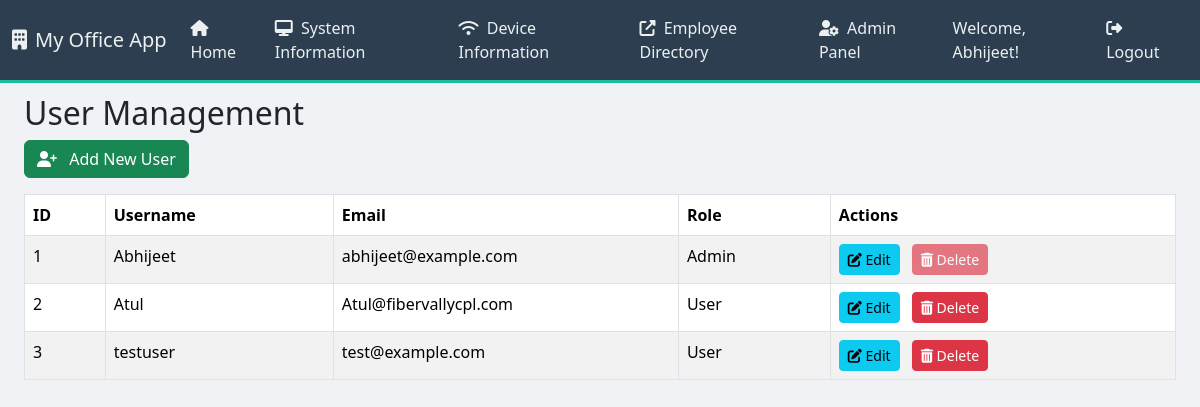
/admin/users (signed in), run on an earlier commit of the app's database.
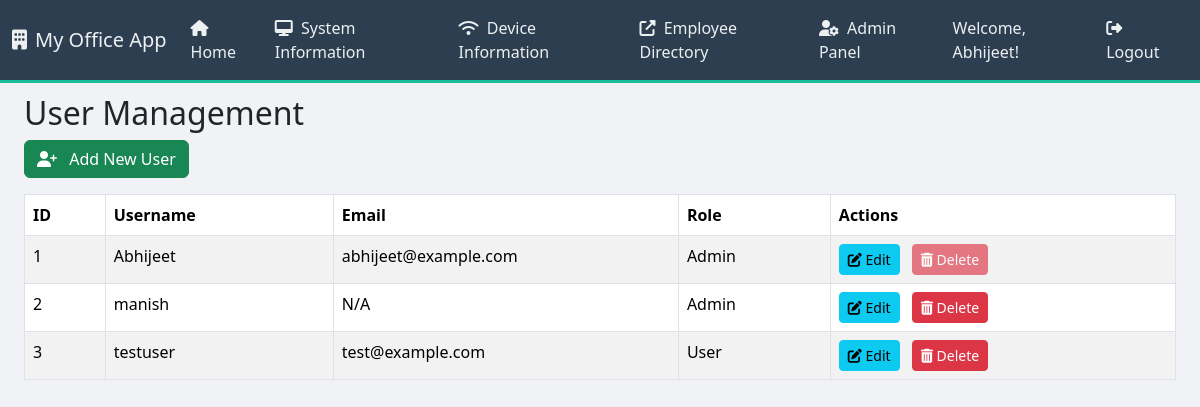
And on a later commit of the database.
### app.py (models this page shows, shortened)
class User(UserMixin, db.Model):
    id = db.Column(db.Integer, primary_key=True)
    username = db.Column(db.String(80), unique=True, nullable=False)
    email = db.Column(db.String(120), unique=True, nullable=True) # Added email for future password reset
    password_hash = db.Column(db.String(128))
    role = db.Column(db.String(80), default='user') # 'user' or 'admin'

### app.py (the view)
@app.route('/admin/users')
@login_required
@admin_required
def admin_users():
    users = User.query.all()
    return render_template('admin_users.html', users=users)

### app.py (called while the page is built)
@app.context_processor
def inject_datetime():
    return {'datetime': datetime}

@login_manager.user_loader
def load_user(user_id):
    return User.query.get(int(user_id))

def admin_required(f):
    @wraps(f)
    def decorated_function(*args, **kwargs):
        if not current_user.is_authenticated or current_user.role != 'admin':
            flash('You do not have administrative access to view this page.', 'danger')
            return redirect(url_for('index')) # Redirect to home if not admin
        return f(*args, **kwargs)
    return decorated_function

### templates/admin_users.html (shortened to what this page needs)
{% extends "base.html" %}
{% block content %}
    <div class="container-fluid mt-4">
        <h2>User Management</h2>
        <a href="{{ url_for('add_user') }}" class="btn btn-success mb-3"><i class="fas fa-user-plus me-2"></i> Add New User</a>
        {% if users %}
            <div class="table-responsive">
                <table class="table table-striped table-hover table-bordered">
                    <thead>
                        <tr>
                            <th>ID</th>
                            <th>Username</th>
                            <th>Email</th>
                            <th>Role</th>
                            <th>Actions</th>
                        </tr>
                    </thead>
                    <tbody>
                        {% for user in users %}
                        <tr>
                            <td>{{ user.id }}</td>
                            <td>{{ user.username }}</td>
                            <td>{{ user.email if user.email else 'N/A' }}</td>
                            <td>{{ user.role.capitalize() }}</td>
                            <td>
                                <a href="{{ url_for('edit_user', id=user.id) }}" class="btn btn-sm btn-info me-2"><i class="fas fa-edit"></i> Edit</a>
                                <form action="{{ url_for('delete_user', id=user.id) }}" method="POST" style="display:inline;" onsubmit="return confirm('Are you sure you want to delete user {{ user.username }}? This action cannot be undone.');">
                                    <button type="submit" class="btn btn-sm btn-danger" {% if user.id == current_user.id or (user.username == 'Abhijeet' and user.id == 1) %}disabled{% endif %}>
                                        <i class="fas fa-trash-alt"></i> Delete
                                    </button>
                                </form>
                            </td>
                        </tr>
                        {% endfor %}
                    </tbody>
                </table>
            </div>
        {% else %}
            <p>No users found. Add some!</p>
        {% endif %}
    </div>
{% endblock %}

What changed in the data, as far as the page shows it:
changed User id 2: username "Atul" → "manish"; email "Atul@fibervallycpl.com" → "N/A"; role "User" → "Admin"
